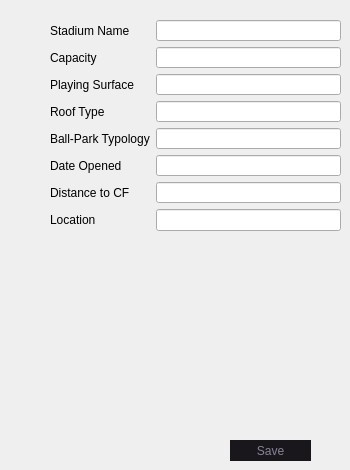
      <widget class="QWidget" name="modifyStadiums">
       <widget class="QWidget" name="formLayoutWidget_2">
        <property name="geometry">
         <rect>
          <x>50</x>
          <y>20</y>
          <width>291</width>
          <height>211</height>
         </rect>
        </property>
        <layout class="QFormLayout" name="formLayout_2">
         <item row="0" column="0">
          <widget class="QLabel" name="label_16">
           <property name="text">
            <string>Stadium Name</string>
           </property>
          </widget>
         </item>
         <item row="0" column="1">
          <widget class="QLineEdit" name="lineEdit">
           <property name="styleSheet">
            <string notr="true">QLineEdit{ color: rgb(0, 0, 0)}</string>
           </property>
          </widget>
         </item>
         <item row="1" column="0">
          <widget class="QLabel" name="label_17">
           <property name="text">
            <string>Capacity</string>
           </property>
          </widget>
         </item>
         <item row="1" column="1">
          <widget class="QLineEdit" name="lineEdit_2">
           <property name="styleSheet">
            <string notr="true">QLineEdit{ color: rgb(0, 0, 0)}</string>
           </property>
          </widget>
         </item>
         <item row="2" column="0">
          <widget class="QLabel" name="label_18">
           <property name="text">
            <string>Playing Surface</string>
           </property>
          </widget>
         </item>
         <item row="2" column="1">
          <widget class="QLineEdit" name="lineEdit_3">
           <property name="styleSheet">
            <string notr="true">QLineEdit{ color: rgb(0, 0, 0)}</string>
           </property>
          </widget>
         </item>
         <item row="3" column="0">
          <widget class="QLabel" name="label_19">
           <property name="text">
            <string>Roof Type</string>
           </property>
          </widget>
         </item>
         <item row="3" column="1">
          <widget class="QLineEdit" name="lineEdit_4">
           <property name="styleSheet">
            <string notr="true">QLineEdit{ color: rgb(0, 0, 0)}</string>
           </property>
          </widget>
         </item>
         <item row="4" column="0">
          <widget class="QLabel" name="label_20">
           <property name="text">
            <string>Ball-Park Typology</string>
           </property>
          </widget>
         </item>
         <item row="4" column="1">
          <widget class="QLineEdit" name="lineEdit_5">
           <property name="styleSheet">
            <string notr="true">QLineEdit{ color: rgb(0, 0, 0)}</string>
           </property>
          </widget>
         </item>
         <item row="5" column="0">
          <widget class="QLabel" name="label_21">
           <property name="text">
            <string>Date Opened</string>
           </property>
          </widget>
         </item>
         <item row="5" column="1">
          <widget class="QLineEdit" name="lineEdit_6">
           <property name="styleSheet">
            <string notr="true">QLineEdit{ color: rgb(0, 0, 0)}</string>
           </property>
          </widget>
         </item>
         <item row="6" column="0">
          <widget class="QLabel" name="label_22">
           <property name="text">
            <string>Distance to CF</string>
           </property>
          </widget>
         </item>
         <item row="6" column="1">
          <widget class="QLineEdit" name="lineEdit_7">
           <property name="styleSheet">
            <string notr="true">QLineEdit{ color: rgb(0, 0, 0)}</string>
           </property>
          </widget>
         </item>
         <item row="7" column="0">
          <widget class="QLabel" name="label_23">
           <property name="text">
            <string>Location</string>
           </property>
          </widget>
         </item>
         <item row="7" column="1">
          <widget class="QLineEdit" name="lineEdit_8">
           <property name="styleSheet">
            <string notr="true">QLineEdit{ color: rgb(0, 0, 0)}</string>
           </property>
          </widget>
         </item>
        </layout>
       </widget>
       <widget class="QPushButton" name="saveStadiumModification">
        <property name="geometry">
         <rect>
          <x>230</x>
          <y>440</y>
          <width>81</width>
          <height>21</height>
         </rect>
        </property>
        <property name="font">
         <font>
          <family>Nirmala UI</family>
          <pointsize>9</pointsize>
          <weight>50</weight>
          <bold>false</bold>
         </font>
        </property>
        <property name="autoFillBackground">
         <bool>false</bool>
        </property>
        <property name="styleSheet">
         <string notr="true">QPushButton {background-color: rgb(25, 23, 28); color: rgb(137, 131, 149); border: none;}

QPushButton:hover {background-color: #252328; color: rgb(255, 255, 255);}

QPushButton:pressed {background-color: qlineargradient(x1: 0, y1: 0, x2: 0, y2: 1, stop: 0 rgb(30, 28, 34), stop: 1 #252328);  color: rgb(137, 131, 149);}

</string>
        </property>
        <property name="text">
         <string>Save</string>
        </property>
       </widget>
      </widget>
